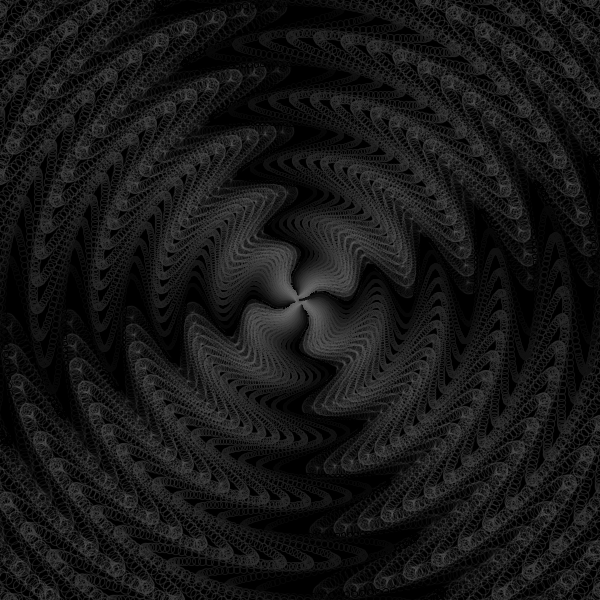
Frame 1 (no input)
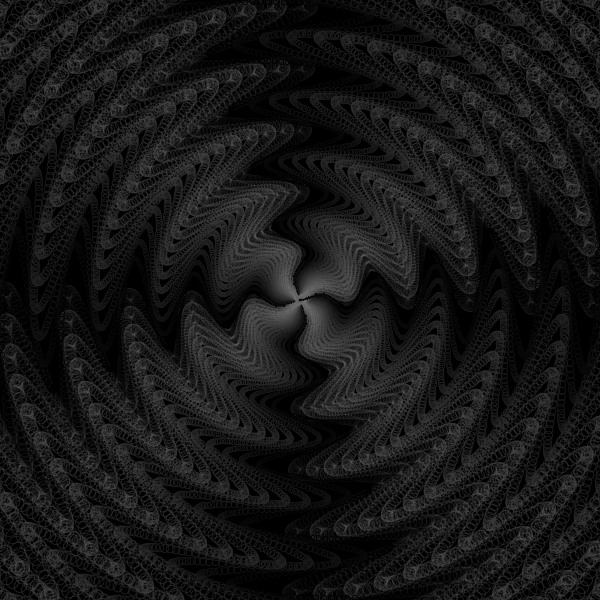
Frame 60 (the mouse pressed at the canvas centre just before this capture)
Frame 120 (the mouse held since frame 60 and released just before this capture): identical to frame 60, image omitted

The Processing sketch that drew these frames (run headless with seeded random() and noise(); from frame 60 on, the mouse is pressed at the canvas centre):

// Processing sketch: processing_152309
// ── processing_152309.pde

float mx, my;
float radius = 25; 
float angleStep = 6;
int numPeriod = 4; 
float period; 

void setup() {
  size(600, 600);
  background(255);
  //colorMode(HSB, 360, 100, 100);
  //frameRate(30);
  mx = width/2; 
  my = height/2;

  period = 360 / ( numPeriod * angleStep);
}

void draw() {
  background(0);

  int counter = 1;    
  for (float angle = 0; angle <= 360; angle += angleStep) {
    drawSin(angle, counter);
    counter++;
  }
}

void drawSin(float _angle, int _count) {
  float growth = 0; 
  float age = ((frameCount + _count) % (int) period ) / period; 
  float eSize = 10 * sin(age);   

  noFill();
  stroke(lerp(0, 128, age), lerp(255, 0, age));
  pushMatrix();
  translate(mx, my); 
  rotate(radians(_angle));
  for (int i = 0; i < width; i++) {         
    float x = i; 
    growth += 0.01; 
    float y = - growth * sin(radians(6*x)) * radius; 

    ellipse(x, y, eSize+growth*2, eSize+growth*2);
  }
  popMatrix();
}

void keyReleased() {
  if ( key == CODED ) {
    if (keyCode == UP) {
      numPeriod = constrain(++numPeriod, 1, 8);
      period = 360 / ( numPeriod * angleStep);
    }
    if (keyCode == DOWN) {
      numPeriod = constrain(--numPeriod, 1, 8);
      period = 360 / ( numPeriod * angleStep);
    }
  }
}
